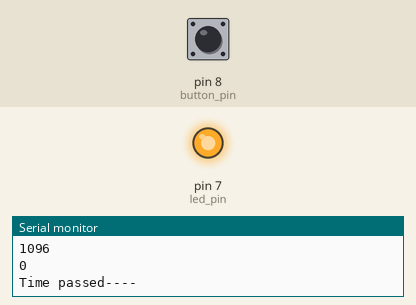
Bench run of a sketch on a simulated Arduino Uno, built with avr-gcc and run on an emulated ATmega328P. On the bench: output pins drawn as LEDs (lit = HIGH), the last lines printed to the serial monitor. The inputs (shaded band) are chosen by the test bench; at power-on: pin 8 (button_pin) LOW.

Above: at 1.2 s.
1.3 s: pin 8 (button_pin) pulled HIGH for 0.15 s
At 2.2 s:
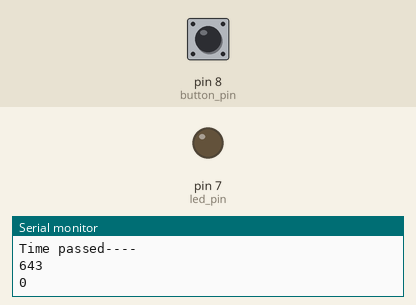
2.9 s: pin 8 (button_pin) pulled HIGH for 1 s
At 4.3 s:
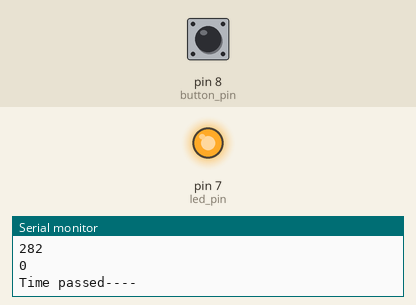
5.4 s: pin 8 (button_pin) pulled HIGH for 3.2 s
At 6.3 s:
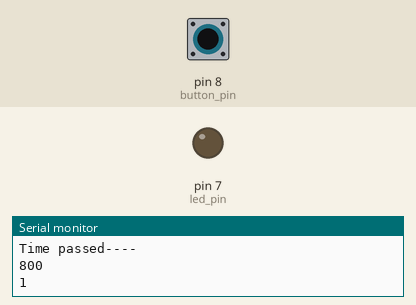
Timing chart, 0 to 8.4 s (numbered marks = the images above; inputs shaded):
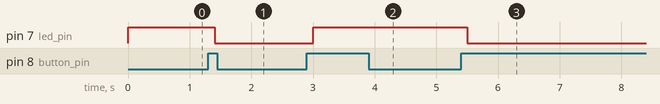

Measured:
- after the input at 1.3 s, pin 7 (led_pin): HIGH → LOW after 0.11 s
- after the input at 2.9 s, pin 7 (led_pin): LOW → HIGH after 0.10 s
- after the input at 5.4 s, pin 7 (led_pin): HIGH → LOW after 0.10 s

The sketch:

Button_debounce3.ino
```cpp
const int button_pin = 8;
const int led_pin = 7;

int led_state = HIGH;
int button_state;
int last_button_state = LOW;

unsigned long last_db_time = 0;
unsigned long debounce_delay = 50;
unsigned long time_passed;

void setup()
{
  Serial.begin(9600);
  pinMode(button_pin, INPUT);
  pinMode(led_pin, OUTPUT);
  digitalWrite(led_pin, led_state);
}

void loop()
{
  int reading = digitalRead(button_pin);
  Serial.println(reading);
  if(reading != last_button_state)
  {
    last_db_time = millis();
  }
  time_passed = millis() - last_db_time;
  Serial.println("Time passed----");
  Serial.println(time_passed);
  if(time_passed > debounce_delay)
  {
    if(reading != button_state)
    {
      button_state = reading;
      if(button_state == HIGH)
      {
        led_state = !led_state;
      }
    }
  }

  digitalWrite(led_pin, led_state);
  last_button_state = reading;
}
```
